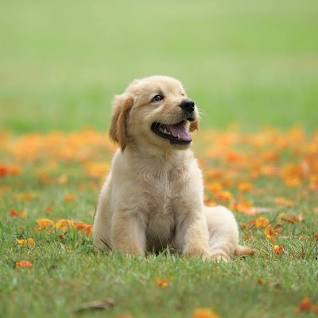
#> input picture PROJECT/ml practical/dog.jpg, 318 x 318 px
$ jupyter execute 'data augmentation.ipynb'
#> lines starting #> are read from the running program, lines starting #| are printed output that depends on the picture
[cell 1]
import cv2
import matplotlib.pyplot as plt
import numpy as np

[cell 2]
# loading image
image = cv2.imread('dog.jpg')  # Replace 'dog.jpg' with your image path
#> image is the input picture: shape (318, 318, 3); mean B, G, R 102.5, 164.3, 162

[cell 3]
image

[cell 4]
# Rotate angle
rotation_angle = 30
# rotation time
rotation_steps = 12

[cell 5]
for i in range(rotation_steps):
    # Create a martrix rotation:
    M = cv2.getRotationMatrix2D((image.shape[1] / 2, image.shape[0] / 2), i * rotation_angle, 1)

    # apply rotation
    rotated_image = cv2.warpAffine(image, M, (image.shape[1], image.shape[0]))

    plt.subplot(4, 3, i + 1)
    plt.imshow(cv2.cvtColor(rotated_image, cv2.COLOR_BGR2RGB))
    if i == 0:
        plt.title('Rotation')
    if i == rotation_steps - 1:
        plt.xlabel(f'{i * rotation_angle} degrees')
#> this loop made 12 passes
#> pass 2, `rotated_image = cv2.warpAffine(image, M, (image.shape[1], image.shape[..`:
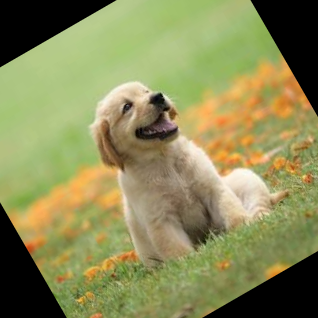
#> rotated_image: shape (318, 318, 3); mean B, G, R 87.2, 138.9, 139.3
#> pass 3, `rotated_image = cv2.warpAffine(image, M, (image.shape[1], image.shape[..`:
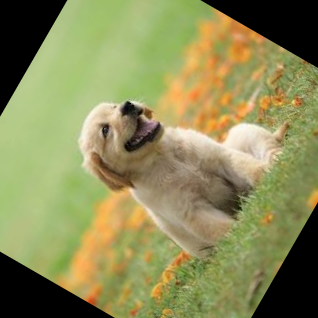
#> rotated_image: shape (318, 318, 3); mean B, G, R 87.4, 138.9, 139.4
#> after the loop:
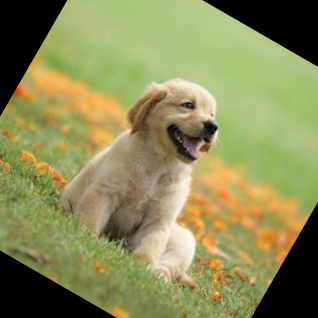
#> rotated_image: shape (318, 318, 3); mean B, G, R 87.4, 138.9, 139.4

plt.show()
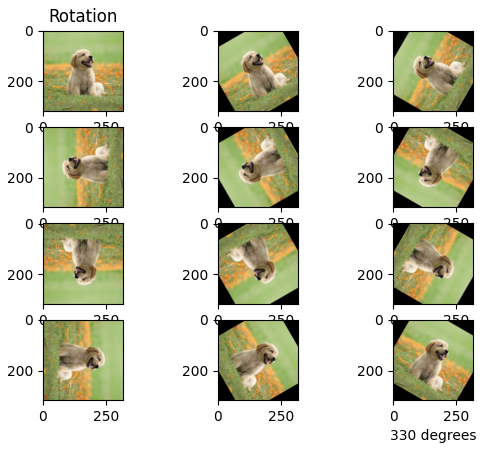
#> figure drawn by matplotlib, 12 panels

[cell 6]
# display layout
plt.figure(figsize=(12, 6))

[cell 7]
# Adjust brightness
brightness = -25
# Adjust contrast
contrast = 0.5

[cell 8]
# Apply brightness and contrast adjustments
adjusted_image = cv2.convertScaleAbs(image, alpha=contrast, beta=brightness)
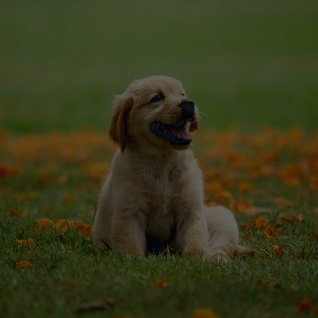
#> adjusted_image: shape (318, 318, 3); mean B, G, R 26.7, 57.3, 56.1

[cell 9]
plt.figure(figsize=(8, 4))
plt.subplot(121), plt.imshow(cv2.cvtColor(image, cv2.COLOR_BGR2RGB)), plt.title('Original')
plt.subplot(122), plt.imshow(cv2.cvtColor(adjusted_image, cv2.COLOR_BGR2RGB)), plt.title('Adjusted')
plt.show()
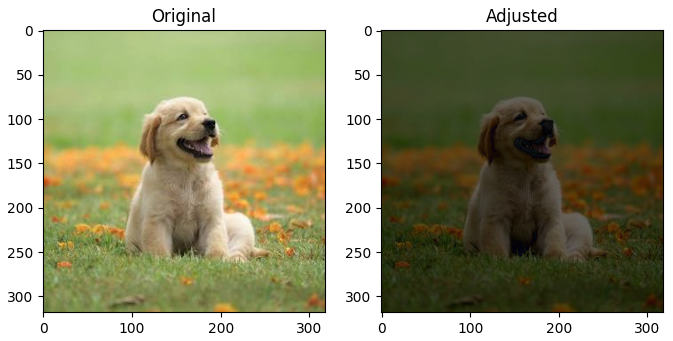
#> figure drawn by matplotlib, 2 panels

[cell 10]
# resizing image
new_width = 300
new_height = 200

resized_image = cv2.resize(image, (new_width, new_height))
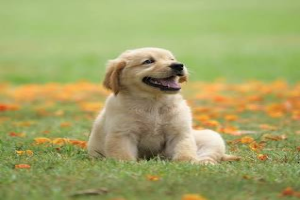
#> resized_image: shape (200, 300, 3); mean B, G, R 102.4, 164.2, 161.9

[cell 11]
# display
plt.figure(figsize=(8, 4))
plt.subplot(121), plt.imshow(cv2.cvtColor(image, cv2.COLOR_BGR2RGB)), plt.title('Original')
plt.subplot(122), plt.imshow(cv2.cvtColor(resized_image, cv2.COLOR_BGR2RGB)), plt.title('Resized')
plt.show()
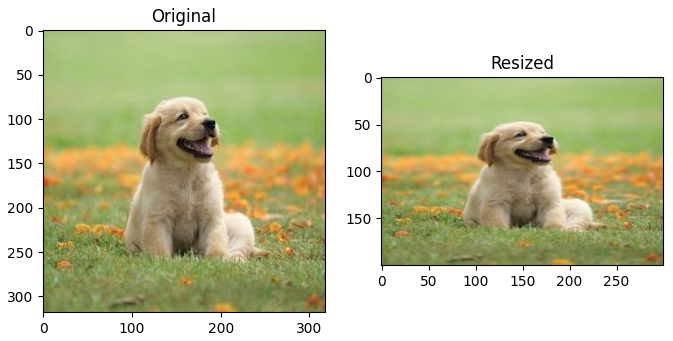
#> figure drawn by matplotlib, 2 panels
